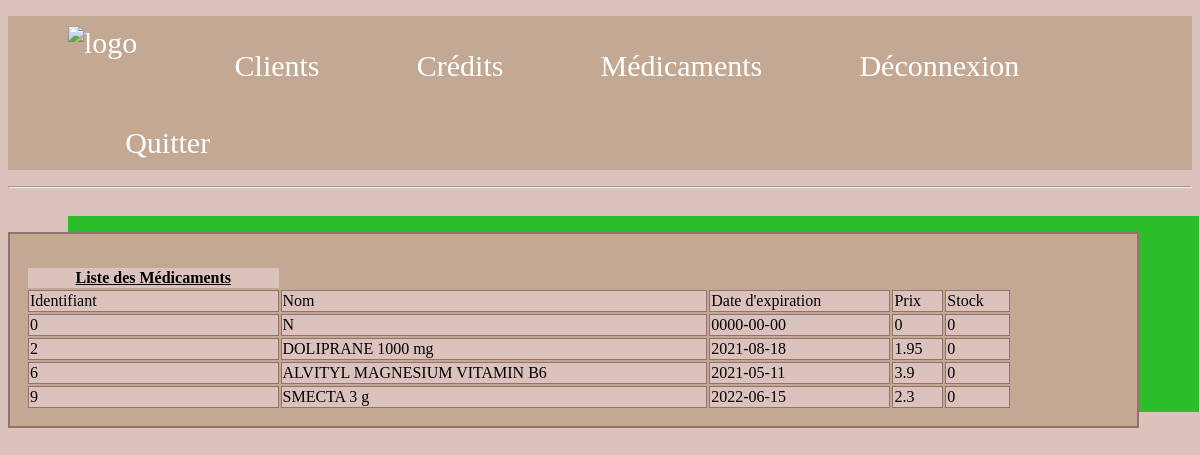
The page /stockvide.php on the database its author committed.
### stockvide.php (the view, shortened to what this page needs)
<!DOCTYPE html>
<html>
<head>
	<?php require 'menu.php'; ?>
	<link rel="stylesheet" href="stylebis.css">
</head>
<body>
	<hr><br><br>
	<div class="divafficher">
	<table>
		<thead>
        	<tr>
            	<th><u>Liste des Médicaments</u></th>
        	</tr>
        	<tr>
        		<td>Identifiant</td>
        		<td>Nom</td>
        		<td>Date d'expiration</td>
        		<td>Prix</td>
        		<td>Stock </td>
        	</tr>
        </thead>
        <tbody>
    	   <?php
                try{	$bdd = new PDO('mysql:host=localhost;dbname=pharmacie ynrb;charset=utf8', 'root', '');}
                catch(Exception $e){die('Erreur : '.$e->getMessage());}
                $reponce = $bdd->query('SELECT * FROM médicaments WHERE Stock=0');
                    ?>
            <?php
                while($donnees = $reponce->fetch()) {?>
                    <tr>
                   	    <td><?php echo $donnees['Midentifiant'];?></td>
                        <td><?php echo $donnees['Nom'];?></td>
                        <td><?php echo $donnees['Expire'];?></td>
                        <td><?php echo $donnees['Prix'];?></td>
                        <td><?php echo $donnees['Stock'];?></td>
                    </tr>
            <?php   }?>
        </tbody>
    </table>
    </div>
</body>
</html>

### stylebis.css (style rules this page uses)
body { background-color: #DCC2BC; font-family: 'Times New Roman'; }
.divafficher { width: 92.5%; border: 2px solid #92726B; box-shadow: 60px -16px #2CBD2B ; padding: 1em; background-color:#C3A993; }
table { width: 90%; }
tr,td { border: 1px solid #92726B; background-color: #DCC2BC; }

### rows shown on the page
médicaments: Midentifiant "0", Nom "N", Expire "0000-00-00", Prix "0", Stock "0"
médicaments: Midentifiant "2", Nom "DOLIPRANE 1000 mg", Expire "2021-08-18", Prix "1.95", Stock "0"
médicaments: Midentifiant "6", Nom "ALVITYL MAGNESIUM VITAMIN B6", Expire "2021-05-11", Prix "3.9", Stock "0"
médicaments: Midentifiant "9", Nom "SMECTA 3 g", Expire "2022-06-15", Prix "2.3", Stock "0"
